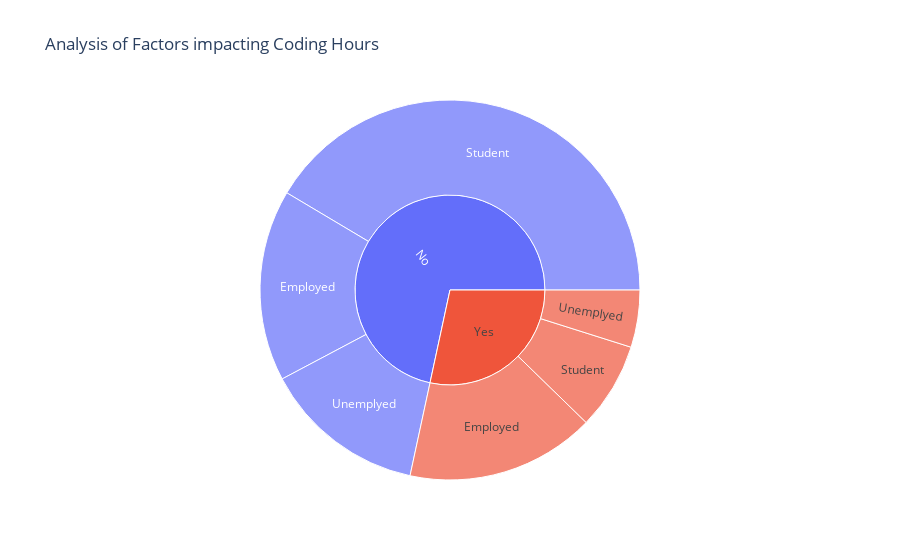

Here is the notebook cell this chart was saved with:
### Markdown cell above
## Sunburst Plot 1

## Analysis

The graph given below seems simple but as a researcher I know it is very effective like I have taken three columns from the data to observe how codding hours are impacted by marriage life and employment. To summarise I have observed that marital status impact it in a way that single people code more hours a day than the married one whereas students code more than both employed and unemployed people. Besides, it also tells employment has lesser affect on marital status whereas only small number of students and unemployed are married.

### Code cell
import seaborn as sns
import matplotlib.pyplot as plt
import numpy
fig=px.sunburst(data, path=['Marital Status?', 'What are you?'], values='How many hours you code a day? (int) e.g: 5,4,3', title="Analysis of Factors impacting Coding Hours",
                labels={"Marital Status?":"Marital Status", "What are you?":"Job Status", "How many hours you code a day? (int) e.g: 5,4,3": "Coding Hours "})
fig.show()

### Figure 1 — Plotly figure (JSON) as saved in the notebook; plotly's stock layout.template omitted (floating-point values rounded to 4 significant figures)
{"data": [{"branchvalues": "total", "domain": {"x": [0, 1], "y": [0, 1]}, "hovertemplate": "labels=%{label}<br>Coding Hours =%{value}<br>parent=%{parent}<br>id=%{id}<extra></extra>", "ids": ["No/Employed", "Yes/Employed", "No/Student", "Yes/Student", "No/Unemplyed", "Yes/Unemplyed", "No", "Yes"], "labels": ["Employed", "Employed", "Student", "Student", "Unemplyed", "Unemplyed", "No", "Yes"], "name": "", "parents": ["No", "Yes", "No", "Yes", "No", "Yes", "", ""], "type": "sunburst", "values": [154, 152, 391.5, 70, 131, 46.01, 676.5, 268.0]}], "layout": {"legend": {"tracegroupgap": 0}, "title": {"text": "Analysis of Factors impacting Coding Hours"}}}
